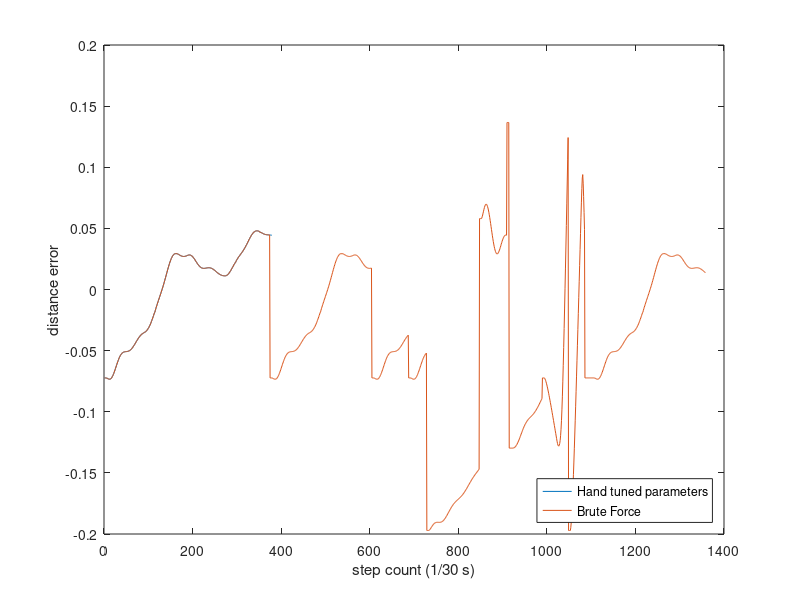

Write MATLAB code to recreate this figure.

clc
clear all
close all

% 14.745 s for original (Ti = 1000, Td = 10)
% 13.89 s for tuned (Ti = 3000, Td = 15)

Error = load('errorvaluesorig.txt');
Error2 = load('errorvaluestuned.txt');

plot(Error)
hold on
plot(Error2)
xlabel('step count (1/30 s)')
ylabel('distance error')
legend({'Hand tuned parameters','Brute Force '},'Location','southeast')

mse = trapz(Error.*Error)
mse2 = trapz(Error2.*Error2)
